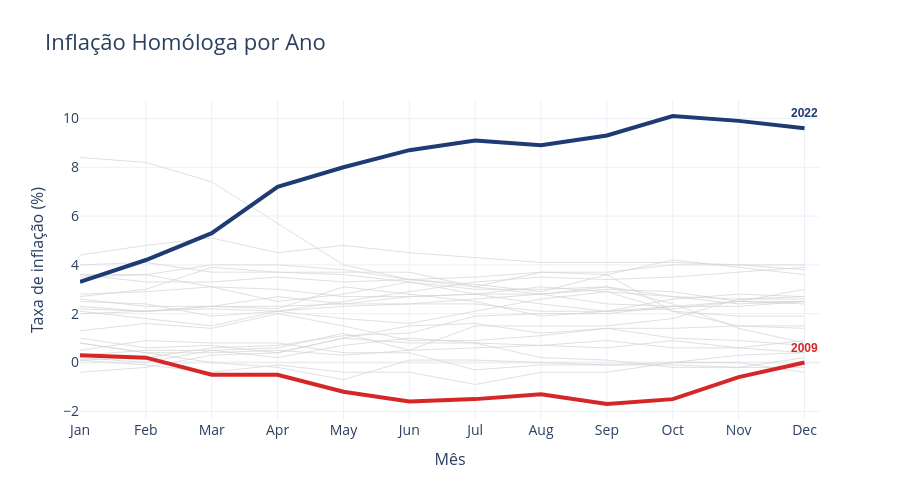

Here is the notebook cell this chart was saved with:
### Code cell
highlight_years = [2022, 2009]

fig = go.Figure()

# 🔹 Linhas cinza (anos NÃO destacados)
for y in df["year"].unique():
    if y not in highlight_years:
        df_y = df[df["year"] == y]
        fig.add_trace(go.Scatter(
            x=df_y["month"],
            y=df_y[target],
            mode="lines",
            line=dict(color="lightgray", width=1),
            opacity=0.7,
            showlegend=False
        ))

# 🔹 Cores para anos destacados
colors = {
    2022: "#1f3b73",   # azul escuro
    2009: "#d62728"    # vermelho
}

# 🔹 Adicionar cada ano destacado
for y in highlight_years:
    df_y = df[df["year"] == y]
    
    fig.add_trace(go.Scatter(
        x=df_y["month"],
        y=df_y[target],
        mode="lines",
        line=dict(color=colors.get(y, "black"), width=4),
        name=str(y)
    ))

    # 🔹 Último ponto
    x_last = df_y["month"].iloc[-1]
    y_last = df_y[target].iloc[-1]

    # 🔹 Label
    fig.add_annotation(
        x=x_last,
        y=y_last,
        text=str(y),
        showarrow=False,
        yshift=15,
        font=dict(
            color=colors.get(y, "black"),
            size=12,
            weight='bold',
            family='arial'
        ),
        align="center"
    )

# 🔹 Layout
fig.update_layout(
    title='Inflação Homóloga por Ano',
    template="plotly_white",
    font=dict(size=12),

    title_font=dict(size=title_size),

    xaxis=dict(
        title='Mês',
        title_font=dict(size=label_size),
        tickfont=dict(size=ticket_size)
    ),
    
    yaxis=dict(
        title='Taxa de inflação (%)',
        title_font=dict(size=label_size),
        tickfont=dict(size=ticket_size)
    ),

    showlegend=False,
    height=500
)

fig.show()

### Figure 1 — Plotly figure (JSON) as saved in the notebook; plotly's stock layout.template omitted (floating-point values rounded to 4 significant figures)
{"data": [{"line": {"color": "lightgray", "width": 1}, "mode": "lines", "opacity": 0.7, "showlegend": false, "type": "scatter", "x": ["Jan", "Feb", "Mar", "Apr", "May", "Jun", "Jul", "Aug", "Sep", "Oct", "Nov", "Dec"], "y": [2.1, 1.8, 1.5, 2.1, 2.5, 2.9, 3.3, 3.5, 3.4, 3.5, 3.7, 3.9]}, {"line": {"color": "lightgray", "width": 1}, "mode": "lines", "opacity": 0.7, "showlegend": false, "type": "scatter", "x": ["Jan", "Feb", "Mar", "Apr", "May", "Jun", "Jul", "Aug", "Sep", "Oct", "Nov", "Dec"], "y": [4.4, 4.8, 5.1, 4.5, 4.8, 4.5, 4.3, 4.1, 4.1, 4.1, 4.0, 3.8]}, {"line": {"color": "lightgray", "width": 1}, "mode": "lines", "opacity": 0.7, "showlegend": false, "type": "scatter", "x": ["Jan", "Feb", "Mar", "Apr", "May", "Jun", "Jul", "Aug", "Sep", "Oct", "Nov", "Dec"], "y": [3.6, 3.3, 3.3, 3.5, 3.3, 3.4, 3.5, 3.7, 3.7, 4.0, 4.0, 4.0]}, {"line": {"color": "lightgray", "width": 1}, "mode": "lines", "opacity": 0.7, "showlegend": false, "type": "scatter", "x": ["Jan", "Feb", "Mar", "Apr", "May", "Jun", "Jul", "Aug", "Sep", "Oct", "Nov", "Dec"], "y": [4.0, 4.1, 3.7, 3.7, 3.6, 3.3, 2.8, 2.8, 3.0, 2.9, 2.5, 2.4]}, {"line": {"color": "lightgray", "width": 1}, "mode": "lines", "opacity": 0.7, "showlegend": false, "type": "scatter", "x": ["Jan", "Feb", "Mar", "Apr", "May", "Jun", "Jul", "Aug", "Sep", "Oct", "Nov", "Dec"], "y": [2.2, 2.1, 2.3, 2.3, 2.4, 2.7, 2.8, 2.4, 2.1, 2.2, 2.5, 2.5]}, {"line": {"color": "lightgray", "width": 1}, "mode": "lines", "opacity": 0.7, "showlegend": false, "type": "scatter", "x": ["Jan", "Feb", "Mar", "Apr", "May", "Jun", "Jul", "Aug", "Sep", "Oct", "Nov", "Dec"], "y": [2.0, 2.1, 2.2, 2.1, 1.8, 1.6, 2.1, 2.6, 2.9, 2.7, 2.6, 2.6]}, {"line": {"color": "lightgray", "width": 1}, "mode": "lines", "opacity": 0.7, "showlegend": false, "type": "scatter", "x": ["Jan", "Feb", "Mar", "Apr", "May", "Jun", "Jul", "Aug", "Sep", "Oct", "Nov", "Dec"], "y": [2.7, 3.0, 3.9, 3.7, 3.7, 3.7, 3.1, 2.8, 3.1, 2.7, 2.4, 2.5]}, {"line": {"color": "lightgray", "width": 1}, "mode": "lines", "opacity": 0.7, "showlegend": false, "type": "scatter", "x": ["Jan", "Feb", "Mar", "Apr", "May", "Jun", "Jul", "Aug", "Sep", "Oct", "Nov", "Dec"], "y": [2.6, 2.3, 2.3, 2.7, 2.4, 2.4, 2.4, 2.1, 2.1, 2.6, 2.8, 2.7]}, {"line": {"color": "lightgray", "width": 1}, "mode": "lines", "opacity": 0.7, "showlegend": false, "type": "scatter", "x": ["Jan", "Feb", "Mar", "Apr", "May", "Jun", "Jul", "Aug", "Sep", "Oct", "Nov", "Dec"], "y": [2.8, 2.9, 3.1, 2.5, 2.8, 3.3, 3.0, 3.0, 3.1, 2.4, 1.4, 0.8]}, {"line": {"color": "lightgray", "width": 1}, "mode": "lines", "opacity": 0.7, "showlegend": false, "type": "scatter", "x": ["Jan", "Feb", "Mar", "Apr", "May", "Jun", "Jul", "Aug", "Sep", "Oct", "Nov", "Dec"], "y": [0.1, 0.2, 0.6, 0.7, 1.1, 1.2, 1.9, 2.0, 2.0, 2.3, 2.3, 2.5]}, {"line": {"color": "lightgray", "width": 1}, "mode": "lines", "opacity": 0.7, "showlegend": false, "type": "scatter", "x": ["Jan", "Feb", "Mar", "Apr", "May", "Jun", "Jul", "Aug", "Sep", "Oct", "Nov", "Dec"], "y": [3.6, 3.6, 4.0, 4.0, 3.8, 3.4, 3.2, 2.9, 3.6, 4.2, 3.9, 3.6]}, {"line": {"color": "lightgray", "width": 1}, "mode": "lines", "opacity": 0.7, "showlegend": false, "type": "scatter", "x": ["Jan", "Feb", "Mar", "Apr", "May", "Jun", "Jul", "Aug", "Sep", "Oct", "Nov", "Dec"], "y": [3.5, 3.6, 3.1, 3.0, 2.7, 2.7, 2.8, 3.1, 2.9, 2.1, 1.9, 1.9]}, {"line": {"color": "lightgray", "width": 1}, "mode": "lines", "opacity": 0.7, "showlegend": false, "type": "scatter", "x": ["Jan", "Feb", "Mar", "Apr", "May", "Jun", "Jul", "Aug", "Sep", "Oct", "Nov", "Dec"], "y": [0.2, 0.0, 0.5, 0.2, 0.7, 1.0, 0.8, 0.2, 0.1, -0.2, -0.2, 0.2]}, {"line": {"color": "lightgray", "width": 1}, "mode": "lines", "opacity": 0.7, "showlegend": false, "type": "scatter", "x": ["Jan", "Feb", "Mar", "Apr", "May", "Jun", "Jul", "Aug", "Sep", "Oct", "Nov", "Dec"], "y": [0.1, -0.1, -0.4, -0.1, -0.4, -0.4, -0.9, -0.4, -0.4, 0.0, 0.0, -0.4]}, {"line": {"color": "lightgray", "width": 1}, "mode": "lines", "opacity": 0.7, "showlegend": false, "type": "scatter", "x": ["Jan", "Feb", "Mar", "Apr", "May", "Jun", "Jul", "Aug", "Sep", "Oct", "Nov", "Dec"], "y": [-0.4, -0.2, 0.3, 0.4, 1.0, 0.8, 0.8, 0.7, 0.9, 0.6, 0.6, 0.4]}, {"line": {"color": "lightgray", "width": 1}, "mode": "lines", "opacity": 0.7, "showlegend": false, "type": "scatter", "x": ["Jan", "Feb", "Mar", "Apr", "May", "Jun", "Jul", "Aug", "Sep", "Oct", "Nov", "Dec"], "y": [0.8, 0.4, 0.4, 0.5, 0.3, 0.5, 0.6, 0.7, 0.6, 0.9, 0.6, 0.9]}, {"line": {"color": "lightgray", "width": 1}, "mode": "lines", "opacity": 0.7, "showlegend": false, "type": "scatter", "x": ["Jan", "Feb", "Mar", "Apr", "May", "Jun", "Jul", "Aug", "Sep", "Oct", "Nov", "Dec"], "y": [1.3, 1.6, 1.4, 2.0, 1.5, 0.9, 0.9, 1.1, 1.4, 1.4, 1.5, 1.5]}, {"line": {"color": "lightgray", "width": 1}, "mode": "lines", "opacity": 0.7, "showlegend": false, "type": "scatter", "x": ["Jan", "Feb", "Mar", "Apr", "May", "Jun", "Jul", "Aug", "Sep", "Oct", "Nov", "Dec"], "y": [1.0, 0.6, 0.7, 0.4, 1.0, 1.5, 1.6, 1.2, 1.4, 1.0, 0.9, 0.7]}, {"line": {"color": "lightgray", "width": 1}, "mode": "lines", "opacity": 0.7, "showlegend": false, "type": "scatter", "x": ["Jan", "Feb", "Mar", "Apr", "May", "Jun", "Jul", "Aug", "Sep", "Oct", "Nov", "Dec"], "y": [0.5, 0.9, 0.8, 0.8, 0.4, 0.4, -0.3, -0.1, -0.1, 0.0, 0.3, 0.4]}, {"line": {"color": "lightgray", "width": 1}, "mode": "lines", "opacity": 0.7, "showlegend": false, "type": "scatter", "x": ["Jan", "Feb", "Mar", "Apr", "May", "Jun", "Jul", "Aug", "Sep", "Oct", "Nov", "Dec"], "y": [0.8, 0.4, 0.0, -0.2, -0.7, 0.1, 0.1, 0.0, -0.1, -0.1, -0.2, -0.2]}, {"line": {"color": "lightgray", "width": 1}, "mode": "lines", "opacity": 0.7, "showlegend": false, "type": "scatter", "x": ["Jan", "Feb", "Mar", "Apr", "May", "Jun", "Jul", "Aug", "Sep", "Oct", "Nov", "Dec"], "y": [0.3, 0.5, 0.5, 0.6, 1.2, 0.5, 1.5, 1.5, 1.5, 1.8, 2.6, 2.7]}, {"line": {"color": "lightgray", "width": 1}, "mode": "lines", "opacity": 0.7, "showlegend": false, "type": "scatter", "x": ["Jan", "Feb", "Mar", "Apr", "May", "Jun", "Jul", "Aug", "Sep", "Oct", "Nov", "Dec"], "y": [8.4, 8.2, 7.4, 5.7, 4.0, 3.4, 3.1, 3.7, 3.6, 2.1, 1.5, 1.4]}, {"line": {"color": "lightgray", "width": 1}, "mode": "lines", "opacity": 0.7, "showlegend": false, "type": "scatter", "x": ["Jan", "Feb", "Mar", "Apr", "May", "Jun", "Jul", "Aug", "Sep", "Oct", "Nov", "Dec"], "y": [2.3, 2.1, 2.3, 2.2, 3.1, 2.8, 2.5, 1.9, 2.1, 2.3, 2.5, 3.0]}, {"line": {"color": "lightgray", "width": 1}, "mode": "lines", "opacity": 0.7, "showlegend": false, "type": "scatter", "x": ["Jan", "Feb", "Mar", "Apr", "May", "Jun", "Jul", "Aug", "Sep", "Oct"], "y": [2.5, 2.4, 1.9, 2.1, 2.3, 2.4, 2.6, 2.8, 2.4, 2.3]}, {"line": {"color": "#1f3b73", "width": 4}, "mode": "lines", "name": "2022", "type": "scatter", "x": ["Jan", "Feb", "Mar", "Apr", "May", "Jun", "Jul", "Aug", "Sep", "Oct", "Nov", "Dec"], "y": [3.3, 4.2, 5.3, 7.2, 8.0, 8.7, 9.1, 8.9, 9.3, 10.1, 9.9, 9.6]}, {"line": {"color": "#d62728", "width": 4}, "mode": "lines", "name": "2009", "type": "scatter", "x": ["Jan", "Feb", "Mar", "Apr", "May", "Jun", "Jul", "Aug", "Sep", "Oct", "Nov", "Dec"], "y": [0.3, 0.2, -0.5, -0.5, -1.2, -1.6, -1.5, -1.3, -1.7, -1.5, -0.6, 0.0]}], "layout": {"annotations": [{"align": "center", "font": {"color": "#1f3b73", "family": "arial", "size": 12, "weight": "bold"}, "showarrow": false, "text": "2022", "x": "Dec", "y": 9.6, "yshift": 15}, {"align": "center", "font": {"color": "#d62728", "family": "arial", "size": 12, "weight": "bold"}, "showarrow": false, "text": "2009", "x": "Dec", "y": 0, "yshift": 15}], "font": {"size": 12}, "height": 500, "showlegend": false, "title": {"font": {"size": 22}, "text": "Inflação Homóloga por Ano"}, "xaxis": {"tickfont": {"size": 14}, "title": {"font": {"size": 16}, "text": "Mês"}}, "yaxis": {"tickfont": {"size": 14}, "title": {"font": {"size": 16}, "text": "Taxa de inflação (%)"}}}}
